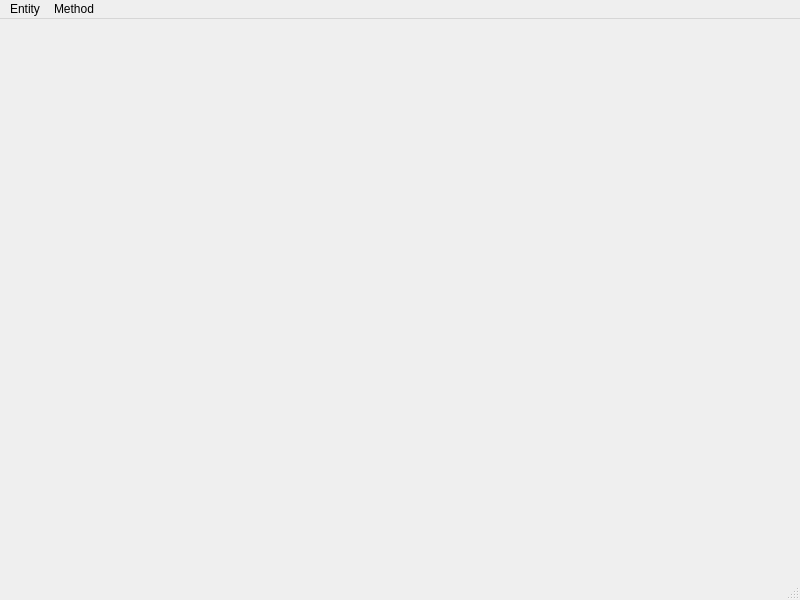
<?xml version="1.0" encoding="UTF-8"?>
<ui version="4.0">
 <class>MainWindow</class>
 <widget class="QMainWindow" name="MainWindow">
  <property name="geometry">
   <rect>
    <x>0</x>
    <y>0</y>
    <width>800</width>
    <height>600</height>
   </rect>
  </property>
  <property name="mouseTracking">
   <bool>false</bool>
  </property>
  <property name="windowTitle">
   <string>MainWindow</string>
  </property>
  <widget class="QWidget" name="centralwidget"/>
  <widget class="QMenuBar" name="menubar">
   <property name="geometry">
    <rect>
     <x>0</x>
     <y>0</y>
     <width>800</width>
     <height>22</height>
    </rect>
   </property>
   <widget class="QMenu" name="menuEntity">
    <property name="title">
     <string>Entity</string>
    </property>
    <addaction name="actionCustomer"/>
   </widget>
   <widget class="QMenu" name="menuMethod">
    <property name="title">
     <string>Method</string>
    </property>
    <addaction name="separator"/>
    <addaction name="actiondeleteById"/>
    <addaction name="actiongetAll"/>
    <addaction name="actiongetOne"/>
    <addaction name="actionadd"/>
   </widget>
   <addaction name="menuEntity"/>
   <addaction name="menuMethod"/>
  </widget>
  <widget class="QStatusBar" name="statusbar"/>
  <action name="actionCustomer">
   <property name="text">
    <string>Customer</string>
   </property>
  </action>
  <action name="actiondeleteById">
   <property name="text">
    <string>deleteById</string>
   </property>
  </action>
  <action name="actiongetAll">
   <property name="text">
    <string>getAll</string>
   </property>
  </action>
  <action name="actiongetOne">
   <property name="text">
    <string>getOne</string>
   </property>
  </action>
  <action name="actionadd">
   <property name="text">
    <string>add</string>
   </property>
  </action>
 </widget>
 <resources/>
 <connections/>
</ui>
